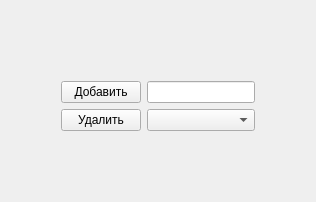
          <widget class="QWidget" name="page_catagory">
           <layout class="QVBoxLayout" name="verticalLayout_18">
            <item>
             <spacer name="verticalSpacer_11">
              <property name="orientation">
               <enum>Qt::Vertical</enum>
              </property>
              <property name="sizeHint" stdset="0">
               <size>
                <width>20</width>
                <height>40</height>
               </size>
              </property>
             </spacer>
            </item>
            <item>
             <layout class="QVBoxLayout" name="verticalLayout_2">
              <property name="leftMargin">
               <number>50</number>
              </property>
              <property name="topMargin">
               <number>30</number>
              </property>
              <property name="rightMargin">
               <number>50</number>
              </property>
              <item>
               <layout class="QHBoxLayout" name="horizontalLayout_8">
                <item>
                 <widget class="QPushButton" name="pushButton_15">
                  <property name="text">
                   <string>Добавить</string>
                  </property>
                 </widget>
                </item>
                <item>
                 <widget class="QLineEdit" name="lineEdit_15"/>
                </item>
               </layout>
              </item>
              <item>
               <layout class="QHBoxLayout" name="horizontalLayout_9" stretch="1,3">
                <item>
                 <widget class="QPushButton" name="pushButton_16">
                  <property name="text">
                   <string>Удалить</string>
                  </property>
                 </widget>
                </item>
                <item>
                 <widget class="QComboBox" name="comboBox_4"/>
                </item>
               </layout>
              </item>
              <item>
               <widget class="QLabel" name="label_7">
                <property name="text">
                 <string/>
                </property>
                <property name="alignment">
                 <set>Qt::AlignHCenter|Qt::AlignTop</set>
                </property>
                <property name="wordWrap">
                 <bool>true</bool>
                </property>
               </widget>
              </item>
             </layout>
            </item>
            <item>
             <spacer name="verticalSpacer_6">
              <property name="orientation">
               <enum>Qt::Vertical</enum>
              </property>
              <property name="sizeHint" stdset="0">
               <size>
                <width>20</width>
                <height>40</height>
               </size>
              </property>
             </spacer>
            </item>
           </layout>
          </widget>
